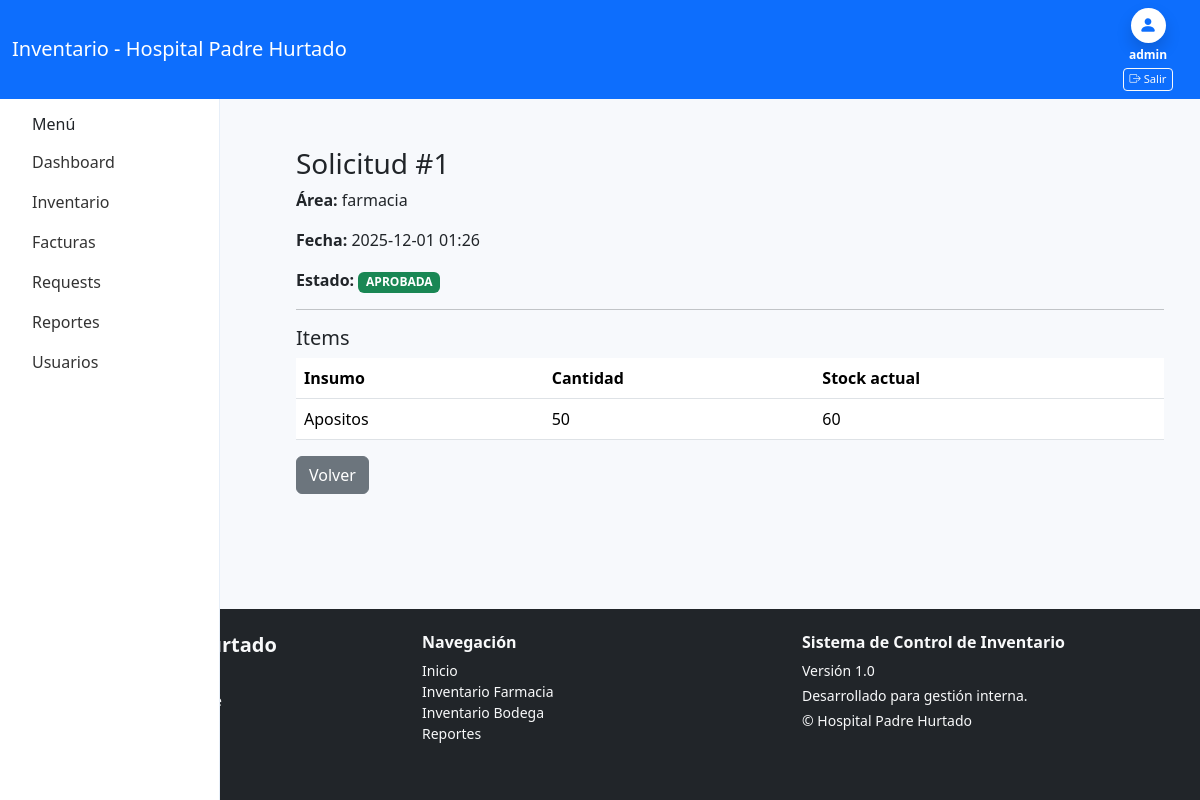
/inventario/solicitudes/1/ (signed in), run on an earlier commit of the app's database.
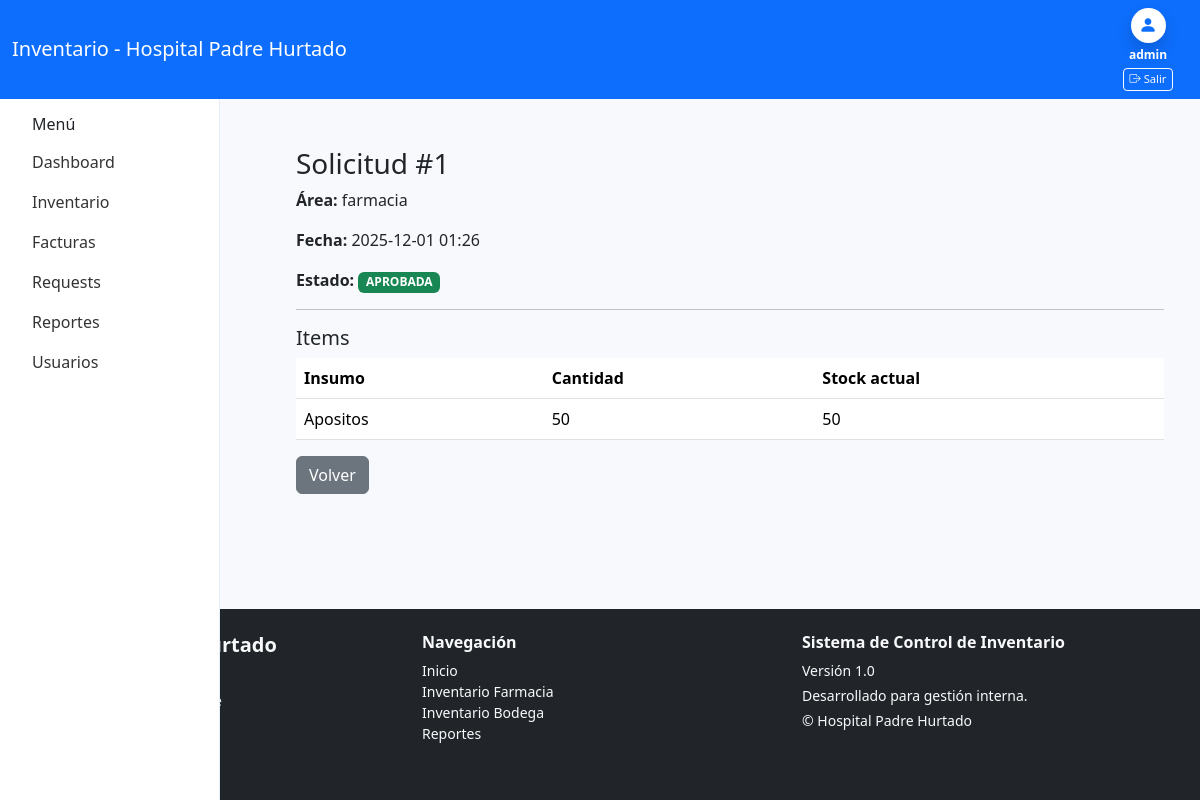
And on a later commit of the database.
### farmacia/models.py (models this page shows, shortened)
class ItemSolicitud(models.Model):
    solicitud = models.ForeignKey(
        SolicitudReposicion,
        on_delete=models.CASCADE,
        related_name="items"
    )
    insumo = models.ForeignKey(Insumo, on_delete=models.CASCADE)
    cantidad = models.PositiveIntegerField()

### inventario/models.py (models this page shows, shortened)
class Insumo(models.Model):
    codigo = models.CharField(max_length=50, unique=True, blank=True)
    nombre = models.CharField(max_length=200)
    unidad = models.CharField(max_length=50)
    stock = models.IntegerField(default=0)
    stock_minimo = models.IntegerField(default=0)

### inventario/views.py (the view, shortened to what this page needs)
# urls.py: path('solicitudes/<int:pk>/', views.solicitud_detalle, name='solicitud_detalle'),
@login_required
def solicitud_detalle(request, pk):
    solicitud = get_object_or_404(SolicitudReposicion, pk=pk)
    items = solicitud.items.all()
    return render(request, "inventario/solicitud_detalle.html", {
        "solicitud": solicitud,
        "items": items
    })

### inventario/templates/inventario/solicitud_detalle.html (shortened to what this page needs)
{% extends "core/base.html" %}
{% block principal %}
<div class="container mt-4">
    <h3>Solicitud #{{ solicitud.id }}</h3>
    <p><strong>Área:</strong> {{ solicitud.area }}</p>
    <p><strong>Fecha:</strong> {{ solicitud.fecha|date:"Y-m-d H:i" }}</p>
    <p><strong>Estado:</strong>
        <span class="badge
            {% if solicitud.estado == 'PENDIENTE' %} bg-warning
            {% elif solicitud.estado == 'APROBADA' %} bg-success
            {% else %} bg-danger {% endif %}
        ">
            {{ solicitud.estado }}
        </span>
    </p>
    <hr>
    <h5>Items</h5>
    <table class="table">
        <thead>
            <tr>
                <th>Insumo</th>
                <th>Cantidad</th>
                <th>Stock actual</th>
            </tr>
        </thead>
        <tbody>
        {% for item in items %}
            <tr>
                <td>{{ item.insumo.nombre }}</td>
                <td>{{ item.cantidad }}</td>
                <td>{{ item.insumo.stock }}</td>
            </tr>
        {% endfor %}
        </tbody>
    </table>
    <div class="mt-3">
        <a href="{% url 'inventario:solicitudes_listar' %}" class="btn btn-secondary">Volver</a>
    </div>
</div>
{% endblock %}

What changed in the data, as far as the page shows it:
changed through a linked row, ItemSolicitud "Apositos": insumo.stock "60" → "50"
